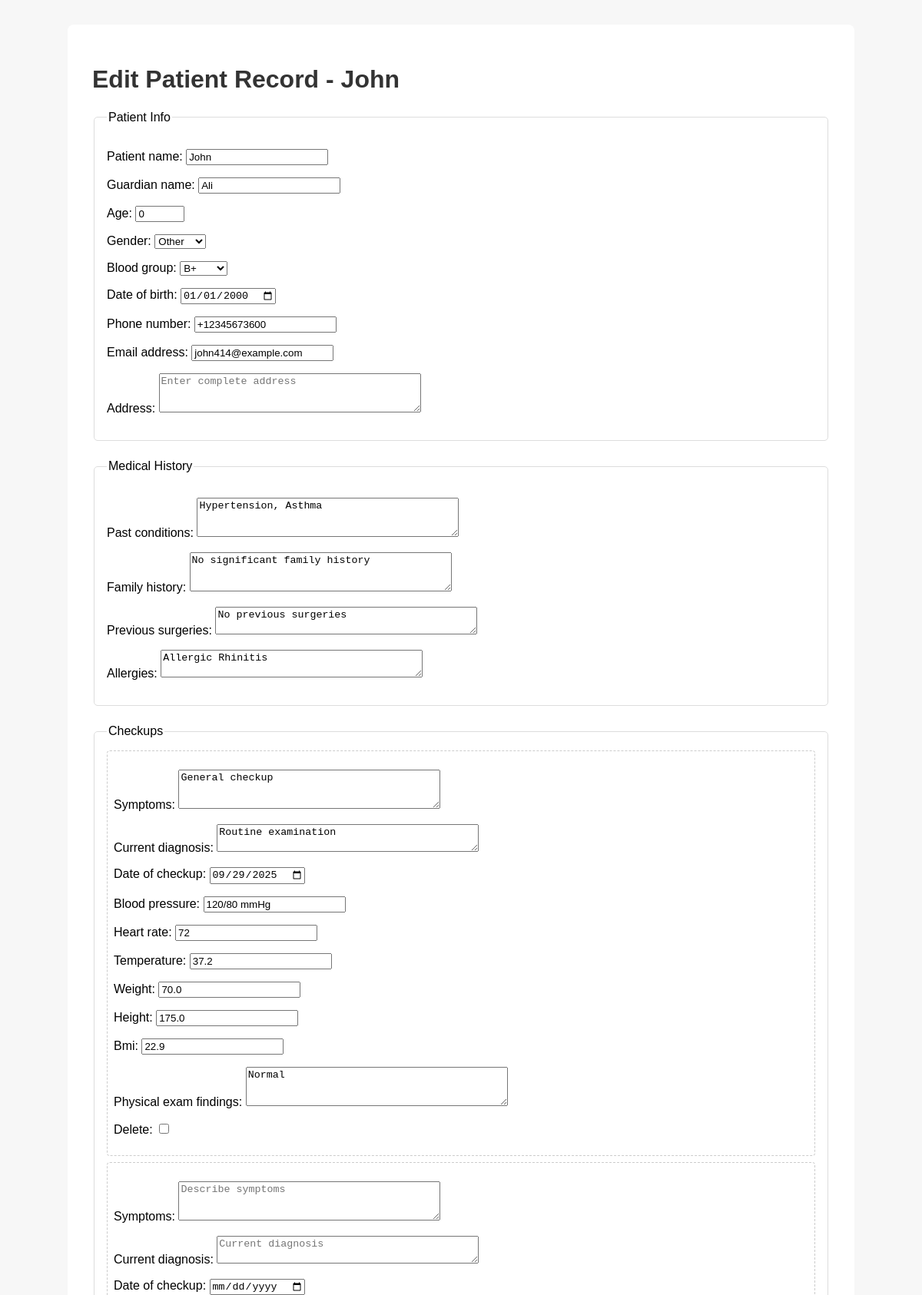
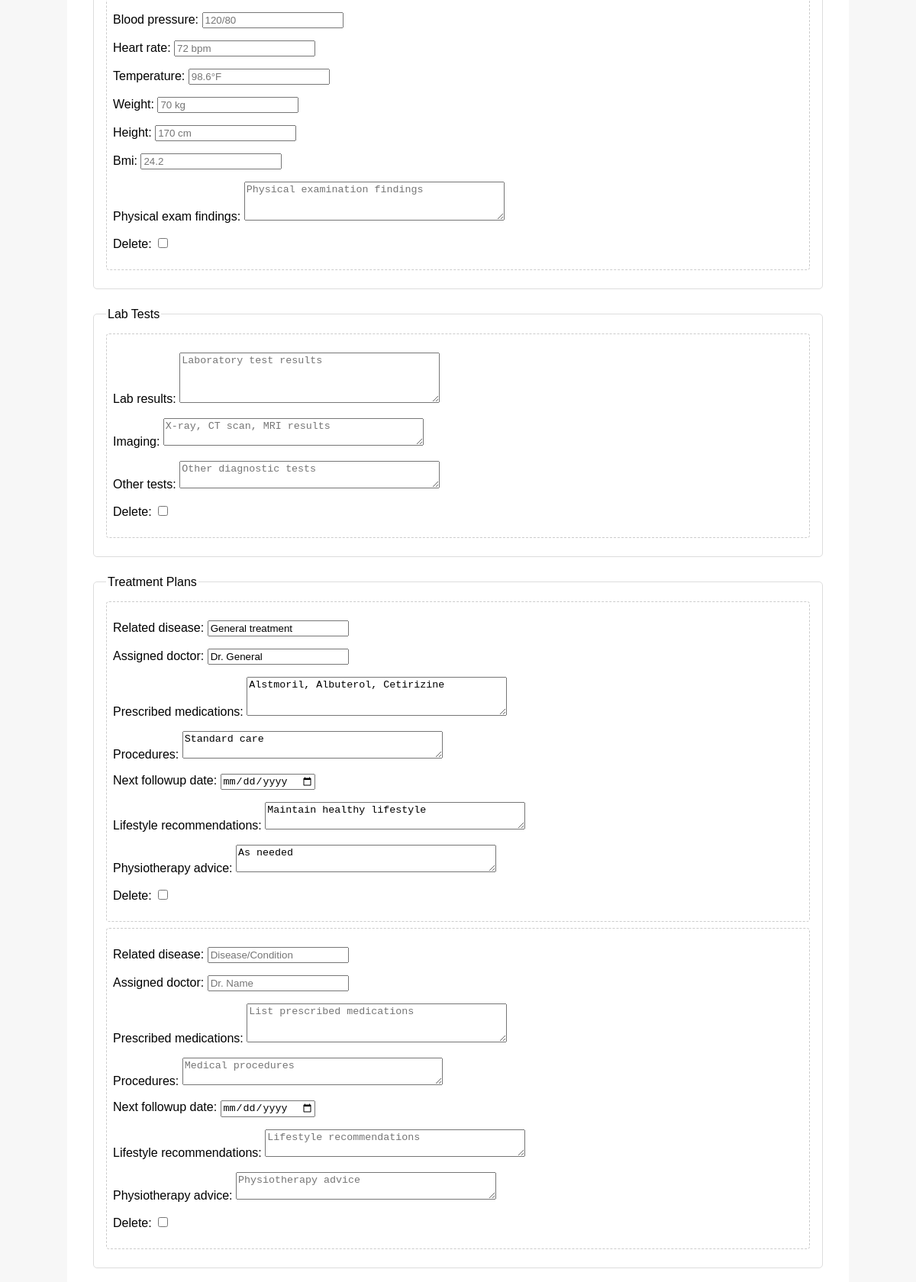
Page /patient-app/patients/35/edit/ (upper part) on the committed database (2 pictures, top to bottom).
### patients/models.py (models this page shows, shortened)
class Patient(models.Model):
    patient_name = models.CharField(max_length=200)
    guardian_name = models.CharField(max_length=200)
    age = models.PositiveIntegerField()
    gender = models.CharField(
        max_length=10,
        choices=[("Male", "Male"), ("Female", "Female"), ("Other", "Other")],
    )
    blood_group = models.CharField(
        max_length=10,
        choices=[("AB+", "AB+"), ("A-", "A-"), ("A+", "A+"), ("AB-", "AB-"), ("B-", "B-"), ("B+", "B+"), ("O+","O+"), ("O-","O-")],
    )
    date_of_birth = models.DateField()
    phone_number = PhoneNumberField(unique=True)
    email_address = models.EmailField(max_length=254, unique=True, blank=True, null=True)
    address = models.TextField(blank=True, null=True)

class MedicalHistory(models.Model):
    patient = models.ForeignKey(Patient, on_delete=models.CASCADE, related_name="medical_history")
    past_conditions = models.TextField(blank=True, null=True)
    family_history = models.TextField(blank=True, null=True)
    previous_surgeries = models.TextField(blank=True, null=True)
    allergies = models.TextField(blank=True, null=True)

### patients/views.py (the view)
# urls.py: path('patients/<int:patient_id>/edit/', views.edit_complete_patient_form, name='edit_complete_patient_form'),
def edit_complete_patient_form(request, patient_id):
    patient = get_object_or_404(Patient, id=patient_id)
    if request.method == 'POST':
        return handle_patient_form_submission(request, patient)
    medical_history = patient.medical_history.first()
    checkups = patient.checkups.all().order_by('-date_of_checkup')
    lab_tests = patient.labtests.all()
    treatments = patient.treatments.all().order_by('-next_followup_date')
    notes = patient.notes.all()
    checkup_initial = [
        {
            'symptoms': checkup.symptoms,
            'current_diagnosis': checkup.current_diagnosis,
            'date_of_checkup': checkup.date_of_checkup,
            'blood_pressure': checkup.blood_pressure,
            'heart_rate': checkup.heart_rate,
            'temperature': checkup.temperature,
            'weight': checkup.weight,
            'height': checkup.height,
            'bmi': checkup.bmi,
            'physical_exam_findings': checkup.physical_exam_findings,
        } for checkup in checkups
    ]
    lab_initial = [
        {
            'lab_results': lab.lab_results,
            'imaging': lab.imaging,
            'other_tests': lab.other_tests,
        } for lab in lab_tests
    ]
    treatment_initial = [
        {
            'related_disease': treatment.related_disease,
            'assigned_doctor': treatment.assigned_doctor,
            'prescribed_medications': treatment.prescribed_medications,
            'procedures': treatment.procedures,
            'next_followup_date': treatment.next_followup_date,
            'lifestyle_recommendations': treatment.lifestyle_recommendations,
            'physiotherapy_advice': treatment.physiotherapy_advice,
        } for treatment in treatments
    ]
    notes_initial = [
        {
            'doctor_remarks': note.doctor_remarks,
            'special_warnings': note.special_warnings,
        } for note in notes
    ]
    context = {
        'patient_form': PatientForm(instance=patient),
        'medical_history_form': MedicalHistoryForm(instance=medical_history),
        'checkup_formset': CheckUpFormSet(initial=checkup_initial),
        'lab_tests_formset': LabTestsFormSet(initial=lab_initial),
        'treatment_formset': TreatmentPlanFormSet(initial=treatment_initial),
        'notes_formset': AdditionalNoteFormSet(initial=notes_initial),
        'patient': patient,
        'form_action': 'edit',
        'page_title': f'Edit Patient Record - {patient.patient_name}'
    }
    return render(request, 'patient_form.html', context)

### patients/forms.py
class MedicalHistoryForm(forms.ModelForm):
    class Meta:
        model = MedicalHistory
        fields = ['past_conditions', 'family_history', 'previous_surgeries', 'allergies']
        widgets = {
            'past_conditions': forms.Textarea(attrs={
                'class': 'form-control',
                'rows': 3,
                'placeholder': 'List past medical conditions'
            }),
            'family_history': forms.Textarea(attrs={
                'class': 'form-control',
                'rows': 3,
                'placeholder': 'Family medical history'
            }),
            'previous_surgeries': forms.Textarea(attrs={
                'class': 'form-control',
                'rows': 2,
                'placeholder': 'Previous surgeries (if any)'
            }),
            'allergies': forms.Textarea(attrs={
                'class': 'form-control',
                'rows': 2,
                'placeholder': 'Known allergies'
            }),
        }

### templates/patient_form.html (shortened to what this page needs)
<!DOCTYPE html>
 {% load static %}
<html lang="en">
<head>
  <link rel="stylesheet" href="{% static 'css/styles.css' %}">
</head>
<body>
  <div class="container">
    <h1>{{ page_title }}</h1>
    <form method="post">
      <fieldset>
        <legend>Patient Info</legend>
        {{ patient_form.as_p }}
      </fieldset>
      <fieldset>
        <legend>Medical History</legend>
        {{ medical_history_form.as_p }}
      </fieldset>
      <fieldset>
        <legend>Checkups</legend>
        {% for form in checkup_formset %}
          <div class="formset-item">{{ form.as_p }}</div>
        {% endfor %}
      </fieldset>
      <fieldset>
        <legend>Lab Tests</legend>
        {% for form in lab_tests_formset %}
          <div class="formset-item">{{ form.as_p }}</div>
        {% endfor %}
      </fieldset>
      <fieldset>
        <legend>Treatment Plans</legend>
        {% for form in treatment_formset %}
          <div class="formset-item">{{ form.as_p }}</div>
        {% endfor %}
      </fieldset>
    </form>
  </div>
</body>
</html>

### patients/static/css/styles.css (style rules this page uses)
body { font-family: Arial, sans-serif; background: #f7f7f7; margin: 0; padding: 0; }
.container { width: 80%; margin: 2rem auto; background: #fff; padding: 2rem; border-radius: 8px; }
h1, h2 { color: #333; }
form fieldset { margin-bottom: 1.5rem; border: 1px solid #ddd; padding: 1rem; border-radius: 5px; }
.formset-item { border: 1px dashed #ccc; padding: 0.5rem; margin-bottom: 0.5rem; border-radius: 4px; }

### rows in the picture
Patient: patient_name "John", guardian_name "Ali", age "0", gender "Other", blood_group "B+", date_of_birth "01/01/2000", phone_number "+12345673600", email_address "john414@example.com"
MedicalHistory: past_conditions "Hypertension, Asthma", family_history "No significant family history", previous_surgeries "No previous surgeries", allergies "Allergic Rhinitis"

### other values in the picture
{{ page_title }} "Edit Patient Record - John"
